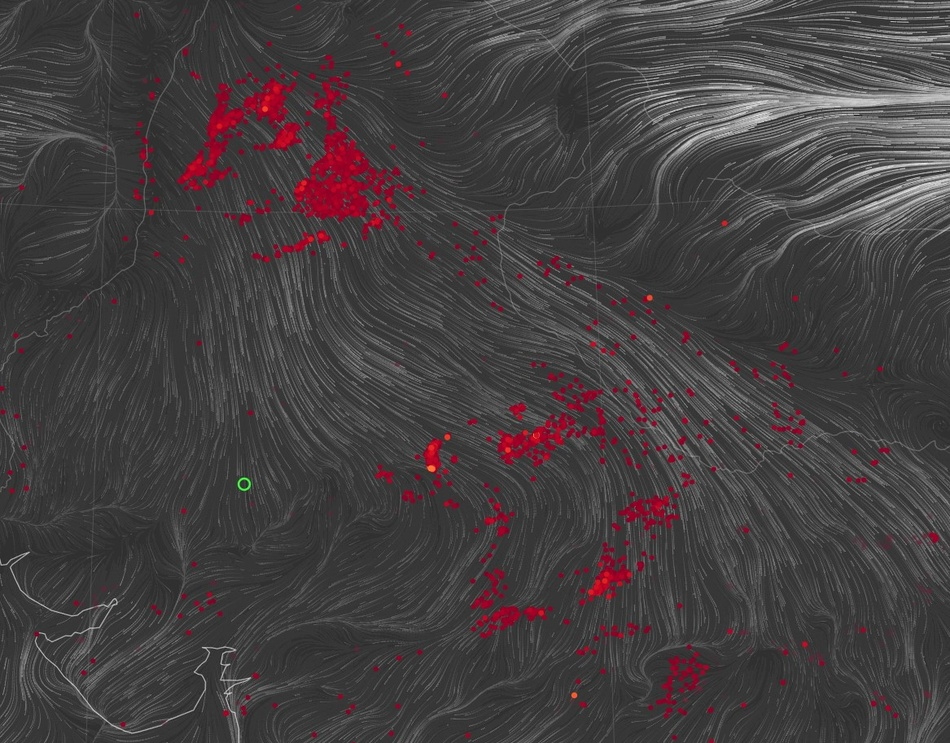
#> input picture src/fire_points_northern_india_plain.jpg, 950 x 743 px, shrunk from 1167 x 913 before the run
$ python fire_cluster_earthnull2.py
#> lines starting #> are read from the running program, lines starting #| are printed output that depends on the picture; after the words box and inside, x2 and y2 are one past the last pixel; in counts of white or black regions, pixels touching at a corner belong together
import cv2
import numpy as np
from sklearn.cluster import DBSCAN
import matplotlib.pyplot as plt
from matplotlib.backends.backend_agg import FigureCanvasAgg

def detect_fire_clusters(image_path):
    # Read the image
#> called with image_path = 'fire_points_northern_india_plain.jpg'
    img = cv2.imread(image_path)
#> img is the input picture: shape (743, 950, 3); mean B, G, R 64.4, 63.2, 68.6
    if img is None:
        raise ValueError("Could not read the image")
    else:
        print("Image loaded successfully by OpenCV")

    # Convert to HSV color space
    hsv = cv2.cvtColor(img, cv2.COLOR_BGR2HSV)
#> hsv: shape (743, 950, 3); mean H, S, V 29, 13.6, 68.8

    # Define range for red color (fire points)
    lower_red1 = np.array([0, 120, 70])
    upper_red1 = np.array([10, 255, 255])
    lower_red2 = np.array([170, 120, 70])
    upper_red2 = np.array([180, 255, 255])

    # Create masks for red regions
    mask1 = cv2.inRange(hsv, lower_red1, upper_red1)
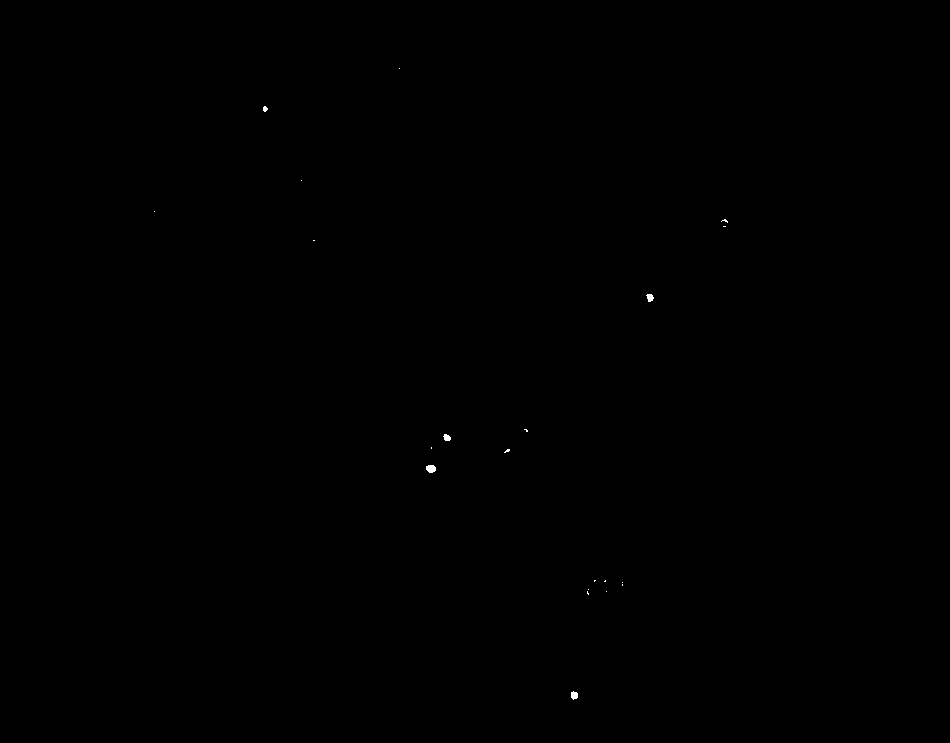
#> mask1: shape (743, 950); 0.04% white; 21 white regions (16 under 20 px), largest, box (x1, y1, x2, y2) and area: (426, 465, 436, 473) 65, (571, 691, 578, 700) 48, (646, 294, 654, 302) 45, (443, 434, 451, 441) 41, (263, 106, 268, 112) 22
    mask2 = cv2.inRange(hsv, lower_red2, upper_red2)
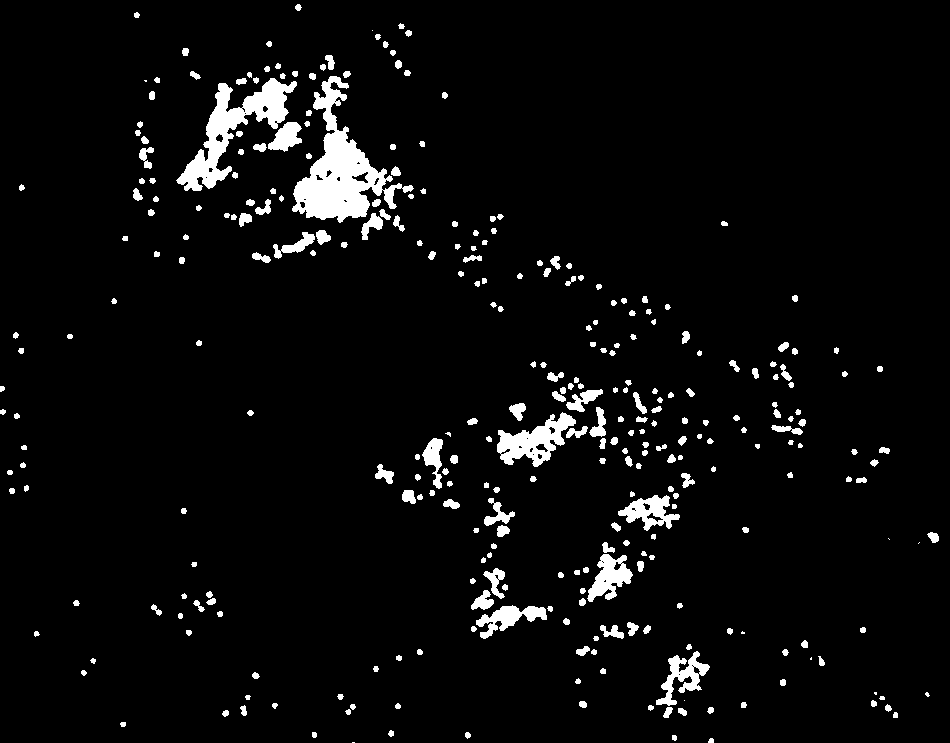
#> mask2: shape (743, 950); 4.5% white; 321 white regions (11 under 20 px), largest, box (x1, y1, x2, y2) and area: (292, 76, 414, 223) 6145, (176, 78, 297, 191) 4121, (497, 412, 576, 467) 1987
    mask = mask1 + mask2
#> mask: shape (743, 950); 4.6% white; 322 white regions (10 under 20 px), largest, box (x1, y1, x2, y2) and area: (292, 76, 414, 223) 6146, (176, 78, 297, 191) 4143, (497, 412, 576, 467) 2007

    # Find coordinates of fire points
    fire_points = np.column_stack(np.where(mask > 0))
#> fire_points = 32390 pairs, first value 4 to 742, second value 0 to 938

    if len(fire_points) == 0:
        raise ValueError("No fire points detected")
    else:
        print("fire points detected:"+str(len(fire_points)))
#| fire points detected:32390
    # Cluster the fire points using DBSCAN
    clustering = DBSCAN(eps=30, min_samples=5).fit(fire_points)
    print("clustering completed")
    # Get unique clusters
    n_clusters = len(set(clustering.labels_)) - (1 if -1 in clustering.labels_ else 0)
#> n_clusters = 39
    print("got unique clusters")
     # Create figure with two subplots for verification
    fig, (ax1, ax2) = plt.subplots(1, 2, figsize=(20, 10))

    # Plot original image with clusters
    #ax1.imshow(cv2.cvtColor(img, cv2.COLOR_BGR2RGB))
    ax1.set_title('Original Image with Clusters')

    # Plot clusters with different colors
    colors = plt.cm.rainbow(np.linspace(0, 1, n_clusters))
    for i, color in enumerate(colors):
        cluster_points = fire_points[clustering.labels_ == i]
        ax1.scatter(cluster_points[:, 1], cluster_points[:, 0],
                   color=color, alpha=0.6, s=50)

    # Plot mask for verification
    ax2.imshow(mask, cmap='gray')
    ax2.set_title('Fire Detection Mask')

    # Add cluster statistics
    cluster_sizes = []
    for i in range(n_clusters):
        cluster_size = np.sum(clustering.labels_ == i)
        cluster_sizes.append(cluster_size)
#> this loop made 39 passes
#> cluster_size on passes 1 to 12: 35, 28, 236, 14780, 33, 29, 44, 13582, 35, 26, 59, 26
#> after the loop, cluster_sizes = 39 values, max 14780 at index 3, min 16 at index 33, mean 830.5

    plt.suptitle(f'Detected Fire Clusters: {n_clusters}\n'
                 f'Total Fire Points: {len(fire_points)}\n'
                 f'Average Cluster Size: {np.mean(cluster_sizes):.1f} points')

    # Remove axes for cleaner visualization
    ax1.axis('off')
    ax2.axis('off')


    # Ensure tight layout
    plt.tight_layout()

    # Save the figure to a file instead of showing it
    canvas = FigureCanvasAgg(fig)
    canvas.draw()
    img_buf = canvas.tostring_rgb()
    img_arr = np.frombuffer(img_buf, dtype=np.uint8)
    img_arr = img_arr.reshape(fig.canvas.get_width_height()[::-1] + (3,))

    return {
        'total_clusters': n_clusters,
        'cluster_sizes': cluster_sizes,
        'total_fire_points': len(fire_points),
        'visualization': img_arr,
        'mask': mask,
        'labeled_clusters': clustering.labels_
    }

def verify_overlay(result):
    """
    Print verification statistics about the clustering
    """
    print(f"Verification Results:")
    print(f"- Total number of clusters: {result['total_clusters']}")
    print(f"- Total fire points detected: {result['total_fire_points']}")
    print(f"- Cluster sizes: {result['cluster_sizes']}")
    print(f"- Average cluster size: {np.mean(result['cluster_sizes']):.1f}")
    print(f"- Largest cluster size: {max(result['cluster_sizes'])}")
    print(f"- Smallest cluster size: {min(result['cluster_sizes'])}")

# Example usage
result = detect_fire_clusters('fire_points_northern_india_plain.jpg')
#> result = 6 items
verify_overlay(result)
#| - Total number of clusters: 39
#| - Total fire points detected: 32390
#| - Cluster sizes: [35, 28, 236, 14780, 33, 29, 44, 13582, 35, 26, 59, 26, 29, 54, 32, 217, 30, 209, 30, 34, 92, 337, 31, 27, 31, 41, 25, 164, 1409, 87, 50, 176, 126, 16, 86, 59, 26, 27, 31]
#| - Average cluster size: 830.5
#| - Largest cluster size: 14780
#| - Smallest cluster size: 16
#result['visualization'].show()
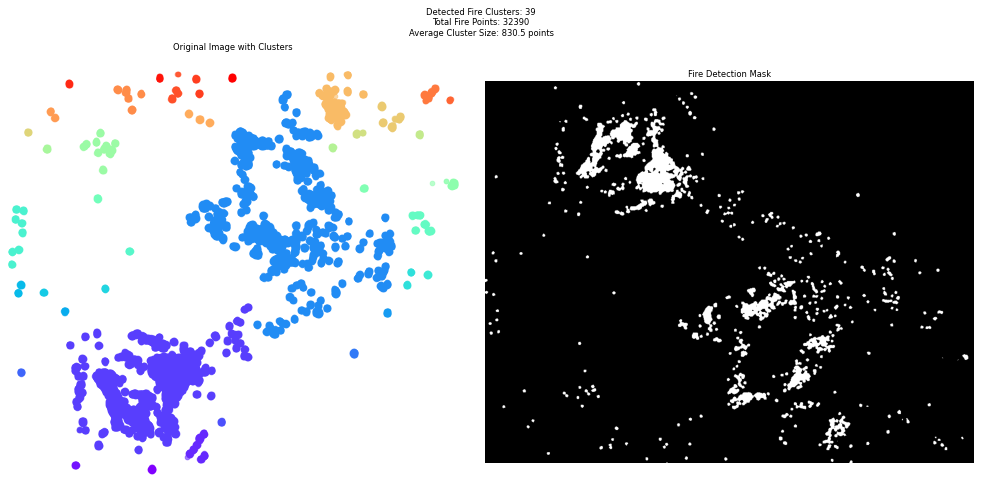
#> figure drawn by matplotlib, 2 panels

$ run again, with src/fire_points_northern_india.jpg copied over src/fire_points_northern_india_plain.jpg
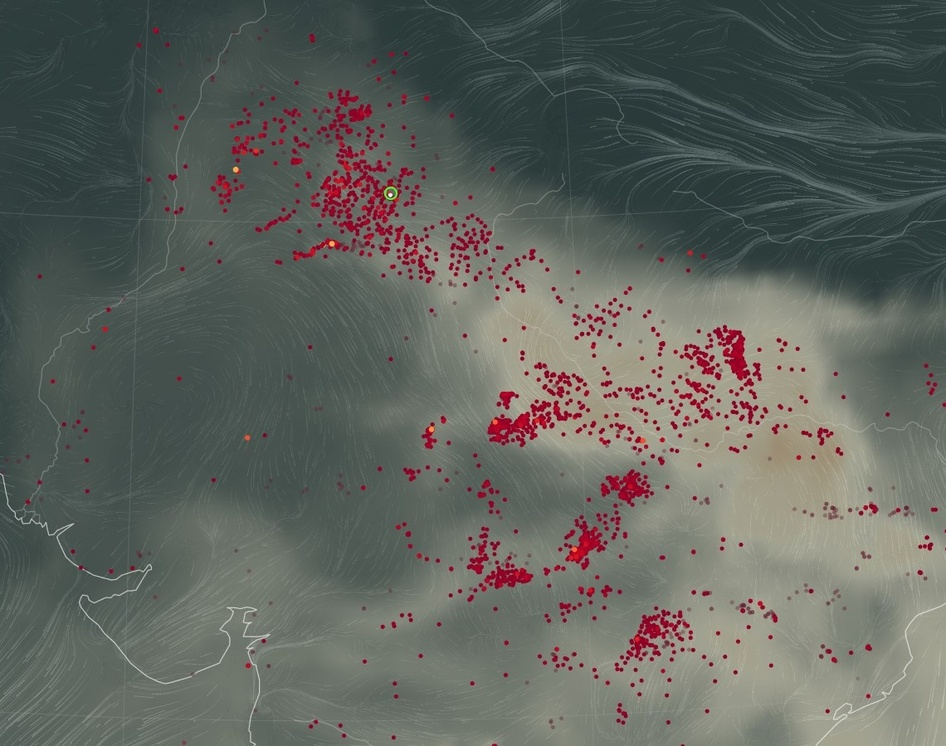
#> input picture src/fire_points_northern_india.jpg, 946 x 746 px, shrunk from 1140 x 899 before the run
#> in detect_fire_clusters, img is the input picture: shape (746, 946, 3); mean B, G, R 93.8, 99.7, 95.8
#> hsv: shape (746, 946, 3); mean H, S, V 69.3, 43.3, 104.6
#> mask1: shape (746, 946); 0.07% white in thin lines or dots, all inside (x1, y1, x2, y2) = (102, 148, 920, 656)
#> in detect_fire_clusters, `mask2 = cv2.inRange(hsv, lower_red2, upper_red2)`:
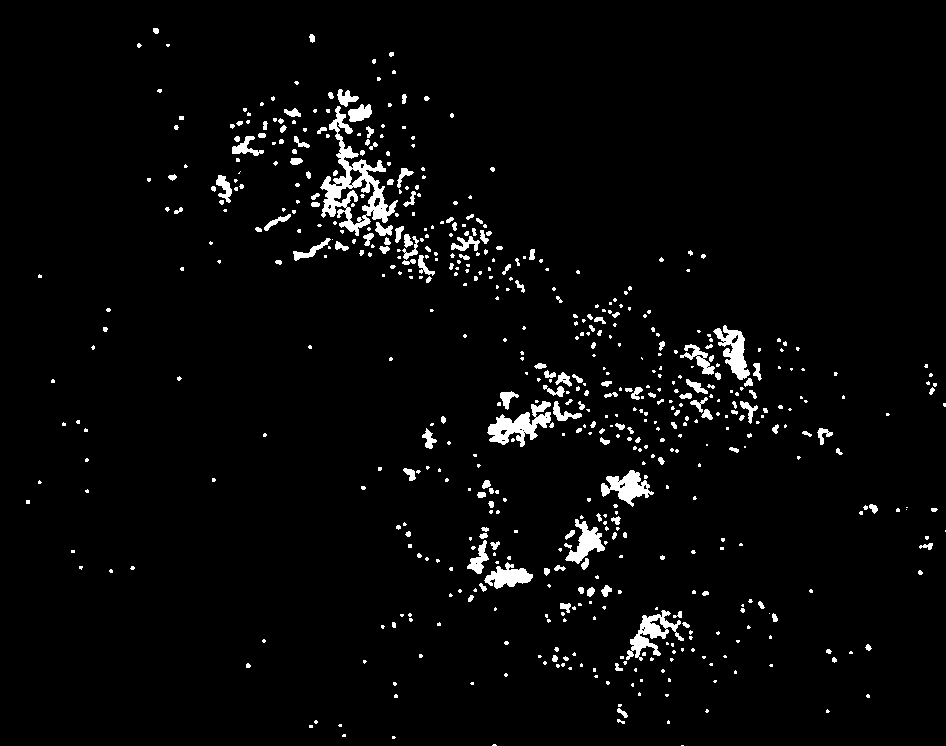
#> mask2: shape (746, 946); 3.3% white; 588 white regions (406 under 20 px), largest, box (x1, y1, x2, y2) and area: (320, 106, 398, 236) 2868, (487, 401, 551, 447) 1285, (626, 610, 684, 661) 1024
#> mask: shape (746, 946); 3.3% white; 585 white regions (404 under 20 px), largest, box (x1, y1, x2, y2) and area: (320, 106, 414, 236) 3063, (487, 401, 551, 447) 1318, (626, 610, 684, 661) 1024
#> fire_points = 23548 pairs, first value 28 to 745, second value 26 to 945
#| fire points detected:23548
#> n_clusters = 40
#> the loop in detect_fire_clusters, `for i in range(n_clusters):` made 40 passes
#> cluster_size on passes 1 to 8: 58, 40, 22109, 16, 39, 114, 19, 22
#> after the loop in detect_fire_clusters, `for i in range(n_clusters):`: cluster_sizes = 40 values, max 22109 at index 2, min 8 at index 39, mean 588.7
#> result = 6 items
#| - Total number of clusters: 40
#| - Total fire points detected: 23548
#| - Cluster sizes: [58, 40, 22109, 16, 39, 114, 19, 22, 69, 14, 13, 52, 12, 13, 13, 91, 23, 16, 14, 10, 65, 39, 14, 27, 218, 70, 52, 13, 32, 28, 84, 14, 11, 27, 10, 13, 11, 45, 10, 8]
#| - Average cluster size: 588.7
#| - Largest cluster size: 22109
#| - Smallest cluster size: 8
#> `#result['visualization'].show()`:
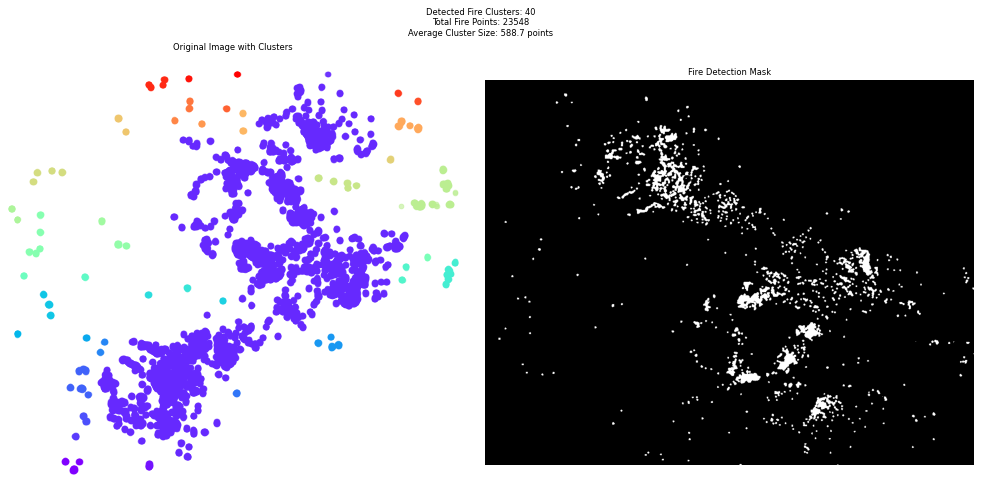
#> figure drawn by matplotlib, 2 panels
